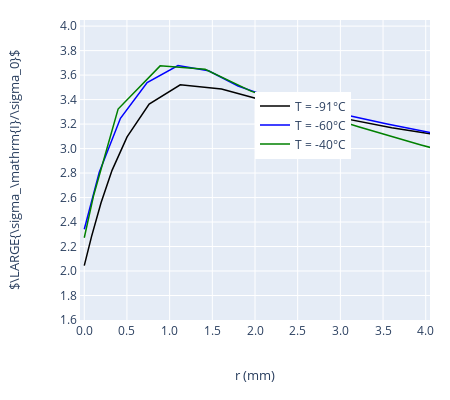

Notebook code cell kept with this figure:
### Markdown cell above
### Maximum principal stress

### Code cell
# Max stress
f = plot_front(front_data_all,
               np.array([gdata_all[ti]['j0_idx'] for ti in range(n)]) - np.array(skipped_lines_all),
           'xcoord', 'smax', 
               [xcorr, [s0(t) for t in temps]],
#                [np.ones(4), [s0(t) for t in temps]],
               xrange=[-0.05, 4.05], yrange=[1.6, 4.05], 
               ylab=r'$\LARGE{\sigma_\mathrm{I}/\sigma_0}$',
               xlab = r'r (mm)',)
py.iplot(f)

### Figure 1 — Plotly figure (JSON) as saved in the notebook; plotly's stock layout.template omitted (floating-point values rounded to 4 significant figures)
{"data": [{"line": {"color": "black", "width": 1.5}, "mode": "lines", "name": "T = -91°C", "type": "scatter", "uid": "f868f0c6-1343-4eab-b2e7-12ae9dea6af0", "x": [0, 0.08651, 0.1965, 0.3253, 0.5015, 0.7602, 1.125, 1.607, 2.188, 2.844, 3.601, 4.463, 5.409, 6.433, 7.545, 8.824, 10.41, 12.45, 14.82, 17.39, 20.29, 23.55], "y": [2.044, 2.285, 2.557, 2.822, 3.096, 3.364, 3.521, 3.487, 3.376, 3.273, 3.171, 3.065, 2.96, 2.855, 2.749, 2.635, 2.506, 2.35, 2.191, 2.041, 1.893, 1.75]}, {"line": {"color": "blue", "width": 1.5}, "mode": "lines", "name": "T = -60°C", "type": "scatter", "uid": "b86050f9-c369-4184-bc49-84b9ecc444bc", "x": [0, 0.1757, 0.4238, 0.7367, 1.098, 1.455, 1.802, 2.183, 2.599, 3.053, 3.549, 4.091, 4.684, 5.333, 6.043, 6.818, 7.666, 8.592, 9.603, 10.71, 11.91, 13.23, 14.68, 16.27, 17.99, 23.78, 33.58, 111.9, 121.6], "y": [2.341, 2.806, 3.247, 3.539, 3.677, 3.635, 3.511, 3.416, 3.345, 3.274, 3.2, 3.126, 3.049, 2.969, 2.884, 2.795, 2.702, 2.604, 2.502, 2.396, 2.288, 2.177, 2.066, 1.958, 1.859, 1.612, 1.327, 0.01317, 0.0009178]}, {"line": {"color": "green", "width": 1.5}, "mode": "lines", "name": "T = -40°C", "type": "scatter", "uid": "3a32db8c-328a-4ab2-aa75-5dab89e3c2b0", "x": [0, 0.1095, 0.3963, 0.889, 1.416, 1.953, 2.551, 3.212, 3.945, 4.761, 5.679, 6.722, 7.898, 10.77, 15.29, 19.79, 24.3, 37.8, 42.3, 46.8, 51.31, 55.82], "y": [2.272, 2.617, 3.323, 3.675, 3.647, 3.469, 3.322, 3.179, 3.03, 2.871, 2.703, 2.538, 2.379, 2.039, 1.66, 1.387, 1.095, 0.1753, 0.04446, -0.00451, -0.01406, -0.006792]}], "layout": {"annotations": [{"font": {"size": 13}, "showarrow": false, "text": "r (mm)", "x": 0.5, "xref": "paper", "y": -0.22, "yref": "paper"}, {"font": {"size": 13}, "showarrow": false, "text": "$\\LARGE{\\sigma_\\mathrm{I}/\\sigma_0}$", "textangle": -90, "x": -0.22, "xref": "paper", "y": 0.5, "yref": "paper"}], "height": 400, "legend": {"x": 0.5, "y": 0.65}, "margin": {"b": 80, "l": 80, "r": 20, "t": 20}, "showlegend": true, "width": 450, "xaxis": {"dtick": 0.5, "mirror": "all", "range": [-0.05, 4.05], "showline": true, "tickformat": ".1f", "zeroline": false}, "yaxis": {"dtick": 0.2, "mirror": "all", "range": [1.6, 4.05], "showline": true, "tickformat": ".1f", "zeroline": false}}}
